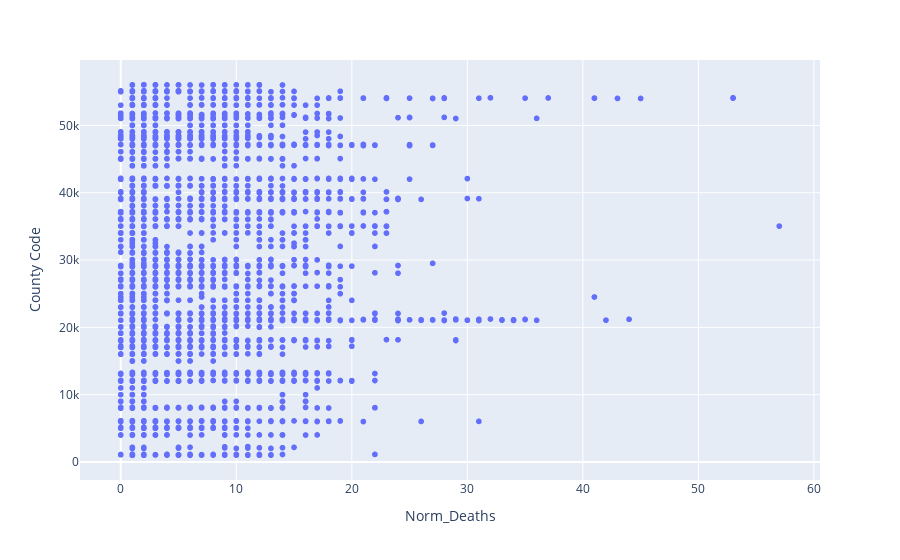

The notebook cell this image was saved under:
### Markdown cell above
### Plotting Normalized Mortality against County Code/FIPS

### Code cell
fig = px.scatter(df_superdataset, x="Norm_Deaths", y="County Code")
fig.show()

### Figure 1 — Plotly figure (JSON) as saved in the notebook; plotly's stock layout.template omitted (floating-point values rounded to 4 significant figures; data arrays with more than 128 entries replaced by an {"elided": "..."} marker saying what was removed)
{"data": [{"hovertemplate": "Norm_Deaths=%{x}<br>County Code=%{y}<extra></extra>", "legendgroup": "", "marker": {"color": "#636efa", "symbol": "circle"}, "mode": "markers", "name": "", "showlegend": false, "type": "scattergl", "x": {"elided": "5538 int values"}, "xaxis": "x", "y": {"elided": "5538 int values"}, "yaxis": "y"}], "layout": {"legend": {"tracegroupgap": 0}, "margin": {"t": 60}, "xaxis": {"anchor": "y", "domain": [0, 1], "title": {"text": "Norm_Deaths"}}, "yaxis": {"anchor": "x", "domain": [0, 1], "title": {"text": "County Code"}}}}
